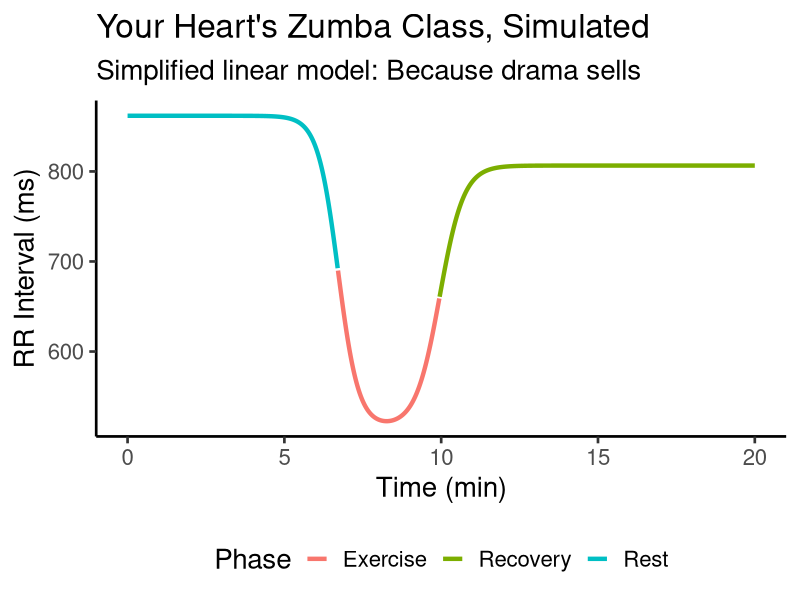

Recreate this plot in R.
## ---- chunk 1
#| include: false
library(ggplot2)
library(data.table)

theme_set(new = theme_classic(base_size = 20))
## ---- chunk 2
# --------------------------
# Set Parameters (Grandma's Fitness Diary)
# --------------------------
params <- c(
  alpha = 861.78,   # Baseline RRi (ms). Basically your heart's zen mode.
  beta = -345.49,   # How hard RRi crashes. Negative = midlife crisis.
  lambda = -3.05,   # Speed of crash. Negative? Blame the math.
  phi = -2.60,      # Speed of recovery. Also negative. Blame the patriarchy.
  tau = 6.71,       # Exercise starts at 6.71 min. Plot twist!
  delta = 3.24,     # Recovery starts after 3.24 min of regret.
  c = 0.84          # Recovery proportion. "I'll do 84% better next time."
)

# --------------------------
# Define Activation Functions (The Drama Switches)
# --------------------------
# Sigmoidal switches to gatekeep the chaos

psi_exercise <- function(t) {
  1 / (1 + exp(params["lambda"] * (t - params["tau"])))  # lambda is negative, so this flips
}

psi_recovery <- function(t) {
  1 / (1 + exp(params["phi"] * (t - params["tau"] - params["delta"])))  # same logic
}

# --------------------------
# Euler's Method Loop (The Heart of the Simulation)
# --------------------------
# Time grid: 0 to 20 min, steps of 0.1 min (because we're extra)

time_steps <- seq(0, 20, by = 0.01)
n_steps <- length(time_steps)

# Initialize arrays to store x, y, and RRi

x <- numeric(n_steps)
y <- numeric(n_steps)
RRi <- numeric(n_steps)

# Initial conditions: x=0 (no panic), y=0 (no recovery)

x[1] <- 0
y[1] <- 0
RRi[1] <- params["alpha"] + x[1] + y[1]

# Loop through time like it's 1999

for (k in 1:(n_steps - 1)) {
  current_time <- time_steps[k]
  
  # --- Exercise Phase ---
  # Calculate dx/dt: -λ*(β - x) * ψ_exercise
  dxdt <- -params["lambda"] * (params["beta"] - x[k]) * psi_exercise(current_time)
  
  # --- Recovery Phase ---
  # Calculate dy/dt: -φ*(-cβ - y) * ψ_recovery
  dydt <- -params["phi"] * (-params["c"] * params["beta"] - y[k]) * psi_recovery(current_time)
  
  # Update x and y using Euler's method
  x[k + 1] <- x[k] + 0.01 * dxdt  # Δt = 0.1 min
  y[k + 1] <- y[k] + 0.01 * dydt
  
  # Total RRi = baseline + panic + redemption
  RRi[k + 1] <- params["alpha"] + x[k + 1] + y[k + 1]
}

# --------------------------
# Plot the Trauma (For Clout)
# --------------------------

# Bundle results into a dataframe

df <- data.frame(
  Time = time_steps,
  RRi = RRi,
  Phase = ifelse(time_steps < params["tau"], "Rest",
              ifelse(time_steps < params["tau"] + params["delta"], "Exercise", "Recovery"))
)

# Plot with ✨aesthetic✨
fig <- ggplot(df, aes(x = Time, y = RRi, color = Phase)) +
  geom_line(linewidth = 1.5) +
  scale_color_manual(values = c("Rest" = "#00BFC4", "Exercise" = "#F8766D", "Recovery" = "#7CAE00")) +
  labs(
    title = "Your Heart's Zumba Class, Simulated",
    subtitle = "Simplified linear model: Because drama sells",
    x = "Time (min)",
    y = "RR Interval (ms)"
  ) +
  theme(legend.position = "bottom")
## ---- chunk 3
plot(fig)
